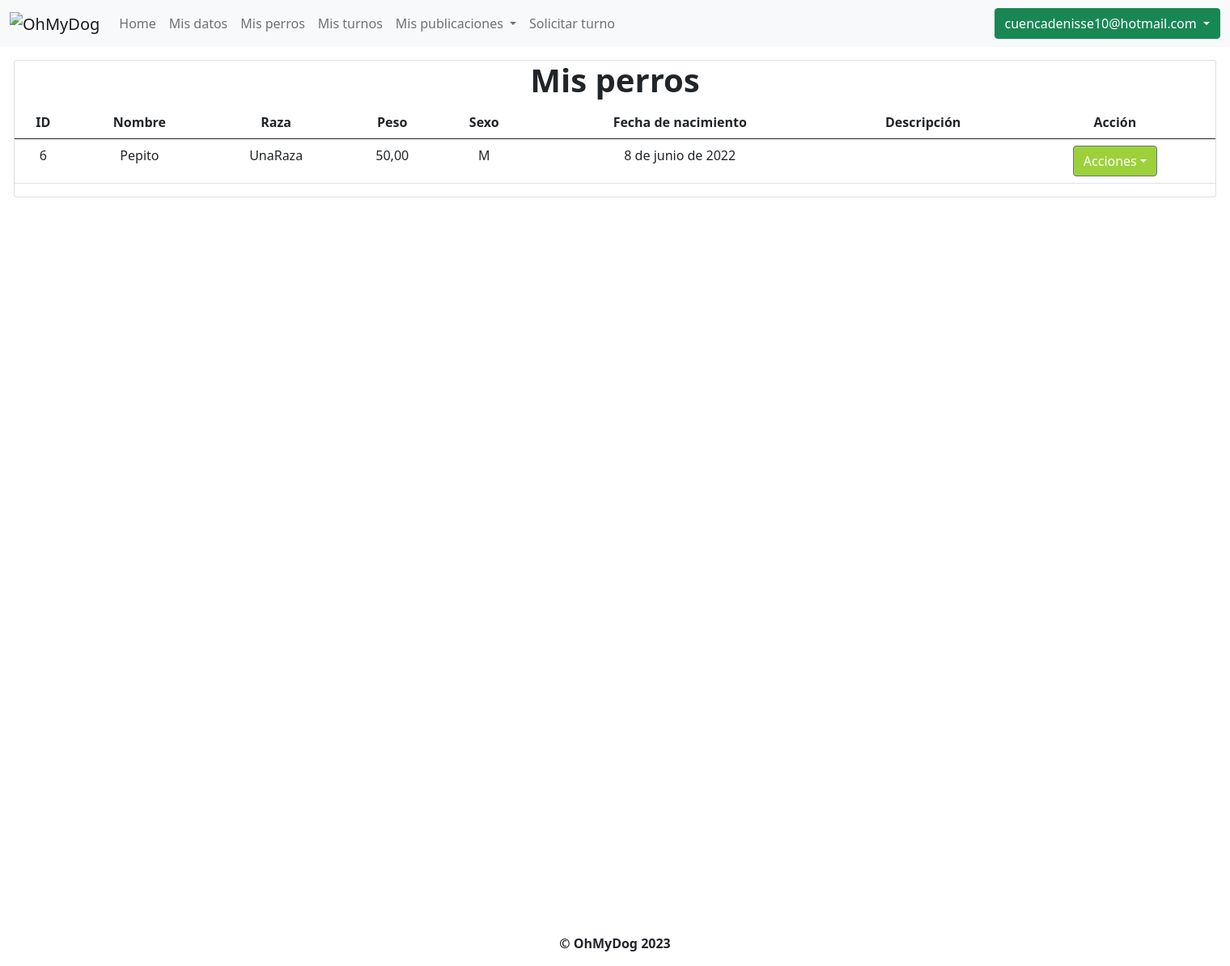
The page /mis_perros (signed in) on the database its author committed.
### OhMyDog/models.py (models this page shows, shortened)
class Usuario(AbstractBaseUser, PermissionsMixin):
    mail = models.EmailField(unique=True)
    password = models.CharField(max_length=255)
    cliente = models.OneToOneField(Cliente, null=True, on_delete=models.CASCADE)
    habilitado = models.BooleanField(default=True)
    primer_inicio = models.BooleanField(default=True)
    is_staff = models.BooleanField(default=False)
    USERNAME_FIELD = "mail"
    objects = UsuarioManager()

### OhMyDog/modelos/perros/perros.py (models this page shows, shortened)
class Perro(models.Model):
    id = models.BigAutoField(primary_key=True)
    dueño = models.ForeignKey(
        Cliente, null=False, on_delete=models.CASCADE, related_name="perros"
    )
    nombre = models.CharField(max_length=35, blank=False)
    raza = models.CharField(max_length=255, blank=False)
    peso = models.DecimalField(blank=False, max_digits=5, decimal_places=2)
    descripcion = models.CharField(max_length=255)
    fecha_de_nacimiento = models.DateField(blank=False)
    sexos = [("M", "Macho"), ("H", "Hembra")]
    sexo = models.CharField(max_length=1, choices=sexos, blank=False)
    habilitado = models.BooleanField(default=True)
    tiene_castracion = models.BooleanField(default=False)

### OhMyDog/views/clientes.py (the view)
# urls.py: path("mis_perros", mis_perros, name="mis_perros"),
@login_required
def mis_perros(request):
    perros = perros_habilitados_cliente(request.user.cliente.id)
    return render(request, "mis_perros.html", {"perros": perros})

### OhMyDog/modelos/clientes/__init__.py (called while the page is built)
def perros_habilitados_cliente(id):
    cliente = Cliente.objects.get(id=id)
    return cliente.perros.filter(habilitado=True)

### OhMyDog/templates/mis_perros.html (shortened to what this page needs)
{% extends 'layout.html' %}
{% block content %}
<div class="container containerPrincipal">
	<div class="card">
		<h1>Mis perros</h1>
		<table class="table table-hover">
			<thead>
				<tr>
					<th scope="col">ID</th>
					<th scope="col">Nombre</th>
					<th scope="col">Raza</th>
					<th scope="col">Peso</th>
					<th scope="col">Sexo</th>
					<th scope="col">Fecha de nacimiento</th>
					<th scope="col">Descripción</th>
					<th scope="col">Acción</th>
				</tr>
			</thead>
			<tbody>
				{% if perros %}
				{% for perro in perros %}
				<tr>
					<td>{{ perro.id }}</td>
					<td>{{ perro.nombre }}</td>
					<td>{{ perro.raza }}</td>
					<td>{{ perro.peso }}</td>
					<td>{{ perro.sexo }}</td>
					<td>{{ perro.fecha_de_nacimiento }}</td>
					<td>{{ perro.descripcion }}</td>
					<td>
						<div class="dropdown">
							<a class="btn btn-secondary dropdown-toggle" href="#" role="button" id="dropdownMenuLink"
								data-bs-toggle="dropdown" aria-haspopup="true" aria-expanded="false"
								style="background-color: rgb(157, 209, 59);">Acciones</a>
						</div>
					</td>
				</tr>
				{% endfor %}
				{% else %}
				<tr>
					<td colspan="9">
						<p>No hay perros registrados</p>
					</td>
				</tr>
				{% endif %}
			</tbody>
		</table>
	</div>
</div>
{%endblock%}

### OhMyDog/templates/layout.html (shortened to what this page needs)
<!DOCTYPE html>
<html>
	<head>
		<link
			href="https://cdn.jsdelivr.net/npm/bootstrap@5.0.2/dist/css/bootstrap.min.css"
			rel="stylesheet"
		/>
	</head>
	<body>
		<header>
			<nav class="navbar navbar-expand-lg navbar-light bg-light">
				<div class="container-fluid">
					<a class="navbar-brand">
						<img src="http://imgfz.com/i/eq02Nh8.png" alt="OhMyDog" />
					</a>
					<div class="collapse navbar-collapse" id="navbarSupportedContent">
						<ul class="navbar-nav me-auto mb-2 mb-lg-0">
							{% if user.is_authenticated %}
								{% if user.is_staff %}
									<li class="nav-item">
										<a class="nav-link" href="{% url 'home' %}">Home</a>
									</li>
									<li class="nav-item">
										<a class="nav-link" href="{% url 'clientes' %}">Listar clientes</a>
									</li>
									<li class="nav-item">
										<a class="nav-link" href="{% url 'registrar_cliente' %}">Registrar cliente</a>
									</li>
									<li class="nav-item">
										<a class="nav-link" href="{% url 'solicitudes_de_turnos' %}">Solicitudes de turnos</a>
									</li>
									<li class="nav-item dropdown">
										<a
											class="nav-link dropdown-toggle"
											role="button"
											data-bs-toggle="dropdown"
											aria-expanded="false"
										>
											Publicaciones
										</a>
										<ul
											class="dropdown-menu"
											aria-labelledby="navbarDropdown"
										>
											<li>
												<a class="dropdown-item" href="{%url 'agregar_paseador_cuidador_al_mapa' %}"
													>Registrar paseador o cuidador</a
												>
											</li>
											<li>
												<a class="dropdown-item" href="agregar_campania_donacion"
													>Agregar campaña de donación</a
												>
											</li>
										</ul>
								</li>
								{% else %}
									<li class="nav-item">
										<a class="nav-link" href="{% url 'home' %}">Home</a>
									</li>
									<li class="nav-item">
										<a class="nav-link" href="{% url 'mis_datos' %}">Mis datos</a>
									</li>
									<li class="nav-item">
										<a class="nav-link" href="{% url 'mis_perros' %}">Mis perros</a>
									</li>
									<li class="nav-item">
										<a class="nav-link" href="{% url 'mis_turnos' %}">Mis turnos</a>
									</li>
									<li class="nav-item dropdown">
											<a
												class="nav-link dropdown-toggle"
												role="button"
												data-bs-toggle="dropdown"
												aria-expanded="false"
											>
												Mis publicaciones
											</a>
									</li>
									<li class="nav-item">
										<a class="nav-link" href="{% url 'solicitar_turno' %}">Solicitar turno</a>
									</li>
								{% endif %}
							{% else %}
								<li class="nav-item">
									<a class="nav-link" href="{% url 'home' %}">Home</a>
								</li>
							{% endif %}
						</ul>
						{% if user.is_authenticated %}
							<li class="nav-item dropdown" style="border-radius: 6px; list-style-type: none;">
								<a class="btn {% if user.is_staff %} btn-primary {% else %} btn-success {% endif %} dropdown-toggle" href="#" id="navbarDropdown" role="button" data-bs-toggle="dropdown" aria-expanded="false">
									{{ user.mail }}
								</a>
							</li>
						{% else %}
							<li class="nav-item">
								<a class="btn btn-primary" id="iniciar_sesion" href="{% url 'login' %}">Iniciar sesión</a>
							</li>
						{% endif %}
					</div>
				</div>
			</nav>
		</header>
		<div class="content">
			{% block content %}{% endblock %}
		</div>
		<footer class="footer">
			<p style="text-align: center; font-weight: bold ">© OhMyDog 2023</p>
		</footer>
	</body>
</html>

### OhMyDog/templates/layout.html (style rules this page uses)
h1 { font-weight: bold; }
.containerPrincipal { float: none; text-align: center; display: block; width: 1510px; max-width: 1980px; height: 1080px; }

### rows shown on the page
Usuario: mail "cuencadenisse10@hotmail.com"
Perro: id "6", nombre "Pepito", raza "UnaRaza", peso "50,00", sexo "M", fecha_de_nacimiento "8 de junio de 2022"
